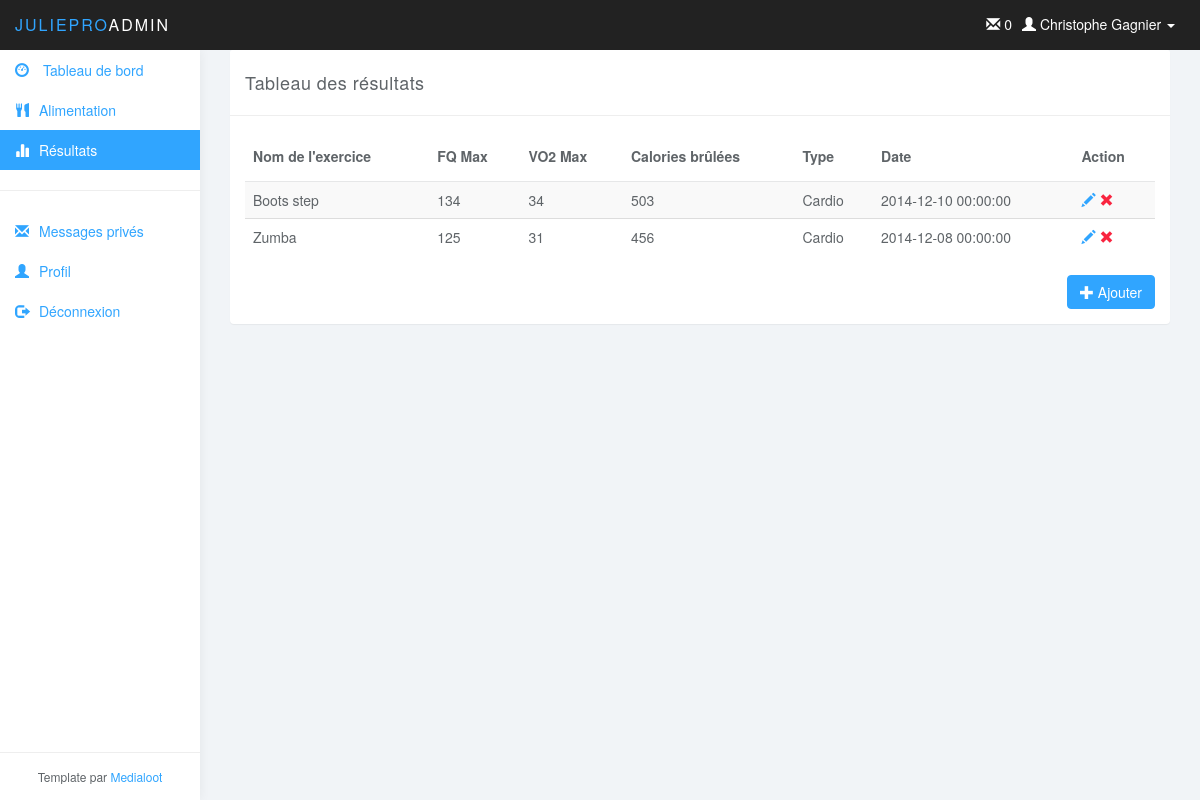
Before: /?action=view_resultat with the older database file.
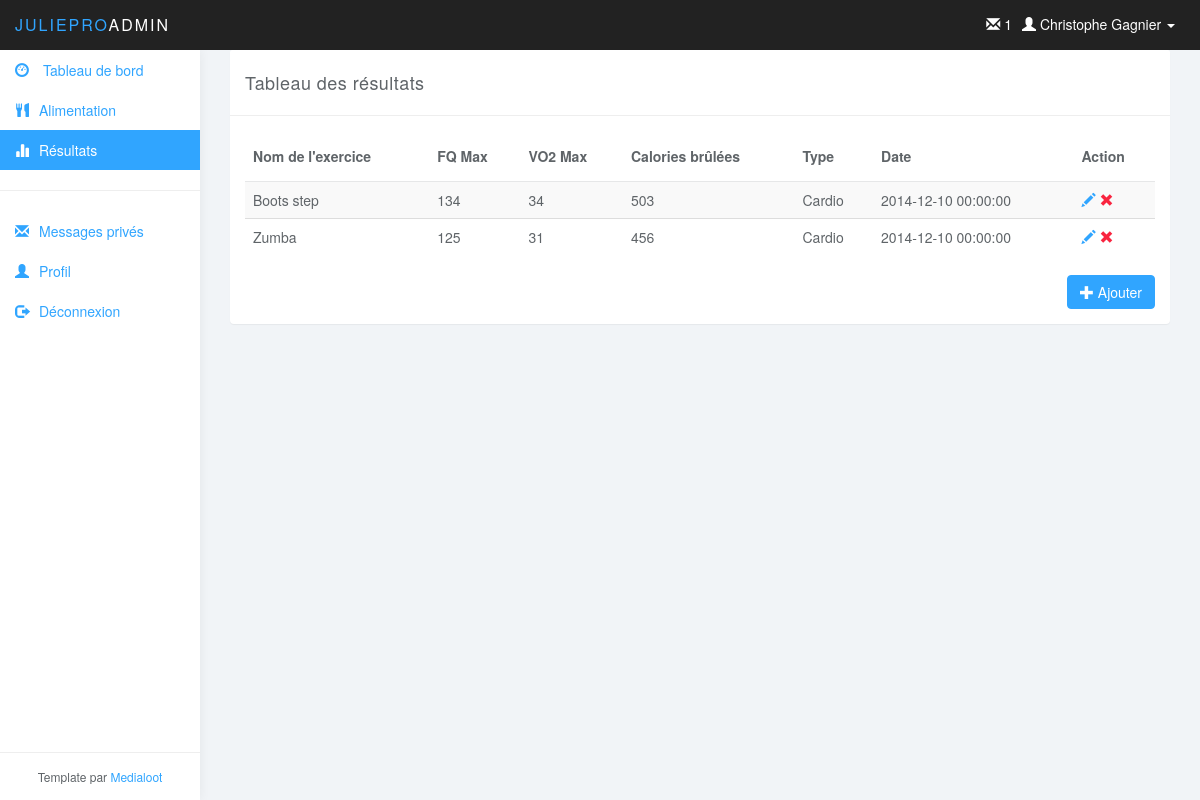
After: the same page with the newer database file.
### tables this page shows
CREATE TABLE IF NOT EXISTS `resultat` (
`resultatID` int(11) NOT NULL,
  `FQMax` int(11) NOT NULL,
  `VO2Max` int(11) NOT NULL,
  `calorieBrulee` int(11) NOT NULL,
  `date` datetime NOT NULL,
  `entrainementID` int(11) NOT NULL,
  `clientID` int(11) NOT NULL
);

CREATE TABLE IF NOT EXISTS `entrainement` (
`entrainementID` int(11) NOT NULL,
  `nom` varchar(45) DEFAULT NULL,
  `type` varchar(45) DEFAULT NULL
);

### model/user_db.php (called while the page is built, shortened)
<?php
function get_user($userID) {
    global $db;
    $query = 'SELECT * FROM utilisateur
              WHERE utilisateurID = '.$userID;
    $result = $db->query($query);
	$result = $result->fetch();
    return $result;
}

### model/message_db.php (called while the page is built, shortened)
<?php
function get_nombre_messages($userID) {
    global $db;
    $query = '
        SELECT count(messageID)
        FROM message AS me
        WHERE me.destinataireID = '.$userID.' and estLu = 0;';
    $result = $db->query($query);
    return $result->fetch()[0];
}

### model/resultat_db.php (called while the page is built, shortened)
<?php
function get_all_resultat($userID)
{
    global $db;
    $query = 'SELECT *
        FROM `resultat` R
        INNER JOIN `entrainement` E
        ON R.`entrainementID` = E.`entrainementID`
        WHERE R.clientID = '.$userID;
    $result = $db->query($query);
    return $result;
}

### view/resultat.php (the view, shortened to what this page needs)
<div class="col-md-12">
    <?php
    $resultat = get_all_resultat($userInfo['utilisateurID']);
        ?>
        <div class="panel panel-default">
            <div class="panel-heading">Tableau des résultats</div>
            <div class="panel-body">
                <table class="table table-striped table-hover">
                    <thead>
                    <tr>
                        <th>Nom de l'exercice</th>
                        <th>FQ Max</th>
                        <th>VO2 Max</th>
                        <th>Calories brûlées</th>
                        <th>Type</th>
                        <th>Date</th>
                        <th>Action</th>
                    </tr>
                    </thead>
                    <?php
                    foreach($resultat as $resultatCourant)
                    {
                        echo '<tr>';
                            echo'<td>'.$resultatCourant['nom'].'</td>';
                            echo'<td>'.$resultatCourant['FQMax'].'</td>';
                            echo'<td>'.$resultatCourant['VO2Max'].'</td>';
                            echo'<td>'.$resultatCourant['calorieBrulee'].'</td>';
                            echo'<td>'.$resultatCourant['type'].'</td>';
                            echo'<td>'.$resultatCourant['date'].'</td>';
                        echo '<td>';
                            echo '<a href="?action=form_resultat&edit='.$resultatCourant['resultatID'].'" class="glyphicon glyphicon-pencil "> </a> ';
                            echo '<a href="?action=remove_resultat&resultatID='.$resultatCourant['resultatID'].'" class="glyphicon glyphicon-remove color-red"> </a>';
                        echo '</td>';
                        echo '</tr>';
                    }
                ?>
                </table>
                <a href="?action=form_resultat" class="btn btn-primary pull-right"><span class="glyphicon glyphicon-plus"></span> Ajouter</a>
            </div>
        </div>
    </div>

### view/header.php (shortened to what this page needs)
<!DOCTYPE html>
<html>
<head>
    <link href="css/bootstrap.min.css" rel="stylesheet">
    <link href="css/datepicker3.css" rel="stylesheet">
    <link href="css/styles.css" rel="stylesheet">
</head>
<body>
<nav class="navbar navbar-inverse navbar-fixed-top" role="navigation">
    <div class="container-fluid">
        <div class="navbar-header">
            <a class="navbar-brand" href="index.php"><span>JuliePro</span>Admin</a>
            <?php if(!empty($userInfo))
            { ?>
                <ul class="user-menu">
                    <li class="dropdown pull-right"> <a href="#" class="dropdown-toggle" data-toggle="dropdown"> <span class="glyphicon glyphicon-user"></span> <?php echo $userInfo['prenom'].' '.$userInfo['nom']; ?> <span class="caret"></span> </a>
                    </li>
                </ul>
				<ul class="user-menu">
					<li><a href="?action=view_messageprive"><span class="glyphicon glyphicon-envelope"></span> <?php echo get_nombre_messages($userInfo['utilisateurID']); ?> </a></li>
				</ul>
            <?php } ?>
        </div>
    </div>
</nav>

Changed rows visible on the page:
changed resultat "Zumba": date "2014-12-08 00:00:00" → "2014-12-10 00:00:00"
Other visible differences:
get_nombre_messages($userInfo['utilisateurID']): "0" → "1"
